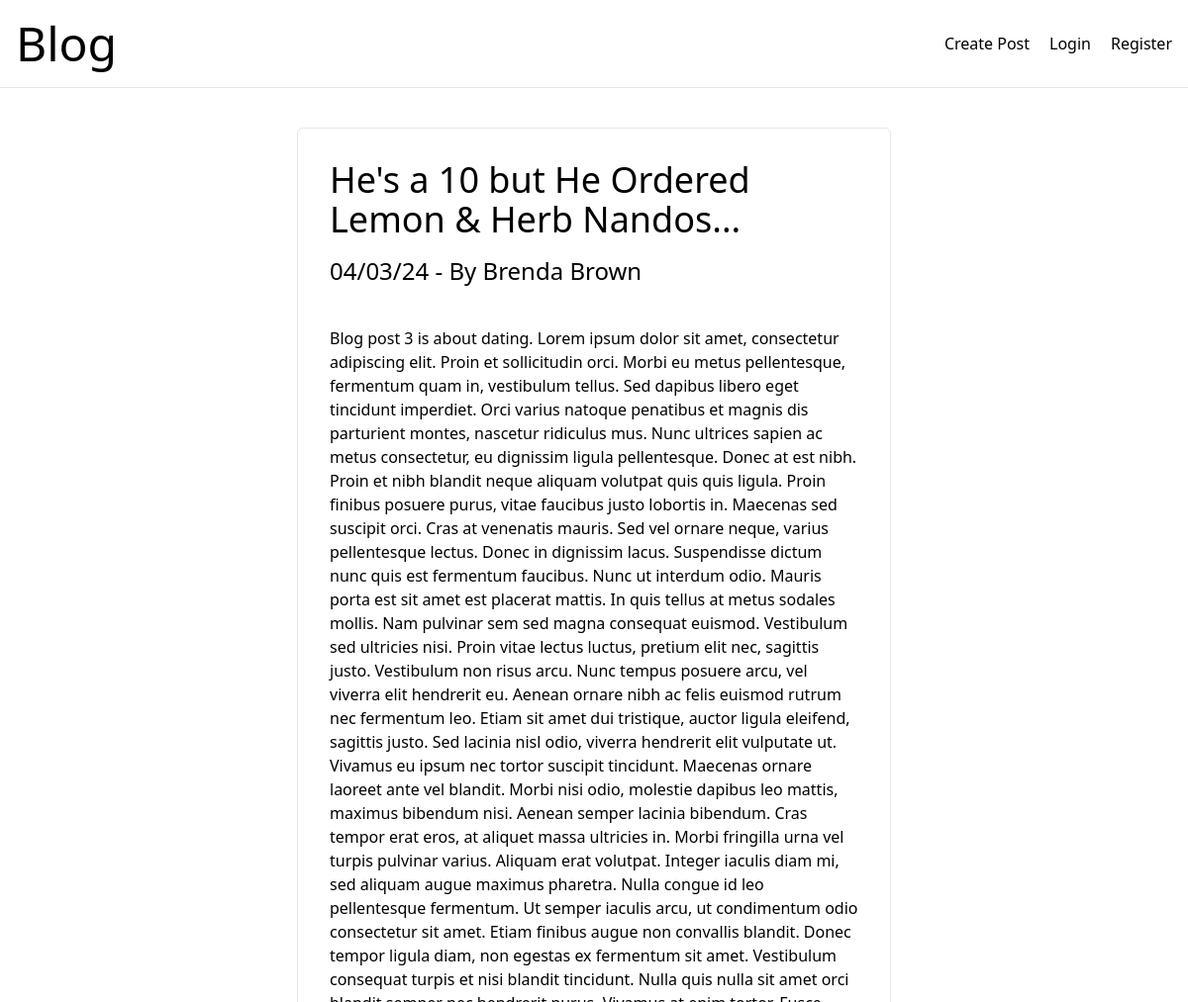
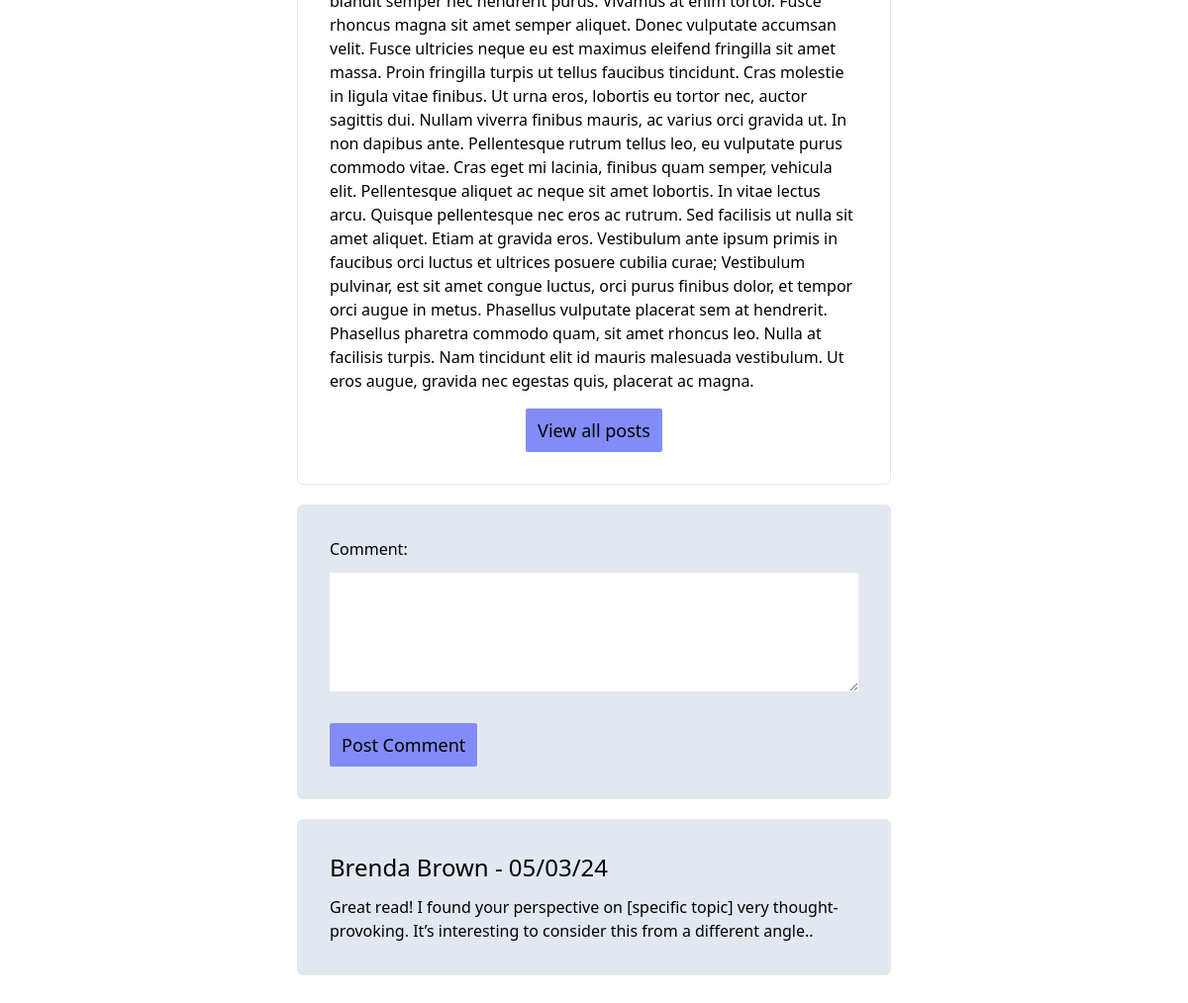
The app's page /singlePost.php?id=3 (signed in) with its own data (2 pictures, top to bottom).
### tables this page shows
CREATE TABLE `blogposts` (
  `id` int(11) unsigned NOT NULL AUTO_INCREMENT,
  `title` varchar(500) NOT NULL,
  `content` longtext NOT NULL,
  `authorid` int(11) NOT NULL,
  `posttime` timestamp NOT NULL,
  PRIMARY KEY (`id`)
);

CREATE TABLE `users` (
  `id` int(11) unsigned NOT NULL AUTO_INCREMENT,
  `username` varchar(250) NOT NULL,
  `email` varchar(500) NOT NULL,
  `password` varchar(1000) NOT NULL,
  PRIMARY KEY (`id`)
);

CREATE TABLE `comments` (
  `id` int(11) unsigned NOT NULL AUTO_INCREMENT,
  `authorid` int(11) NOT NULL,
  `blogid` int(11) NOT NULL,
  `content` longtext NOT NULL,
  `timestamp` timestamp NOT NULL,
  PRIMARY KEY (`id`)
);

### src/Models/BlogModel.php (called while the page is built, shortened)
<?php
require_once 'src/Entities/Blog.php';
class BlogModel
{
    private PDO $db;
    public function __construct(PDO $db)
    {
        $this->db = $db;
    }
    public function getBlogById(int $id): Blog
    {
        $query = $this->db->prepare('SELECT `blogposts`.`id`,
       `blogposts`.`title`,
       `blogposts`.`content`,
       `blogposts`.`authorid`,
       `blogposts`.`posttime`,
       `users`.`username`
        FROM `blogposts`
        LEFT JOIN `users`
        ON `blogposts`.`authorid` = `users`.`id`
        WHERE `blogposts`.`id` = :id');
        $query->execute([
            ':id' => $id
        ]);
        $data = $query->fetch();
        return $this->hydrateSingleBlog($data);
    }
    public function hydrateSingleBlog(array $data): Blog
    {
        $username = $data['username'] ?: 'Anonymous';
        return new Blog($data['id'], $data['title'], $data['content'], $data['authorid'], $username, $data['posttime']);
    }
}

### src/Entities/Blog.php (called while the page is built, shortened)
<?php
readonly class Blog
{
    public function __construct(int $id, string $title, string $content, ?int $authorId, string $username, string $postTime)
    {
        $this->title = $title;
        $this->content = $content;
        $this->username = $username;
        $this->postTime = gmdate("d/m/y", strtotime($postTime));
    }
}

### src/Models/CommentModel.php (called while the page is built, shortened)
<?php
require_once 'src/Entities/Comment.php';
class CommentModel
{
    private PDO $db;
    public function __construct(PDO $db)
    {
        $this->db = $db;
    }
    public function getAllComments(int $id): array
    {
        $query = $this->db->prepare('SELECT `comments`.`id`, `comments`.`authorid`, `comments`.`blogid`,
       `comments`.`content`, `comments`.`timestamp`, `users` . `username` FROM `comments` LEFT JOIN `users`
        ON `comments` . `authorid` = `users` . `id` WHERE `comments` . `blogid` = :id ORDER BY `timestamp` DESC;');
        $query ->execute([':id'=>$id]);
        $data = $query->fetchAll();
        return $this->hydrateComments($data);
    }
    public function hydrateComments(array $data): array
    {
        $comments = [];
        foreach ($data as $comment)
        {
        $comments[] =  new Comment(
            $comment['id'],
            $comment['authorid'],
            $comment['blogid'],
            $comment['content'],
            $comment['timestamp'],
            $comment['username']);
        }
        return $comments;
    }
}

### src/Entities/Comment.php (called while the page is built, shortened)
<?php
readonly class Comment
{
    public function __construct(int $id, int $authorid, int $blogid, string $content, string $timeStamp, string $username)
    {
        $this->content = $content;
        $this->timeStamp = gmdate("d/m/y", strtotime($timeStamp));
        $this->username = $username;
    }
}

### singlePost.php (the view, shortened to what this page needs)
<?php
require_once 'src/connectToDb.php';
require_once 'src/Models/BlogModel.php';
require_once 'src/Models/CommentModel.php';
$db = connectToDb();
$blogModel = new BlogModel($db);
$commentModel = new CommentModel($db);
$comments = $commentModel->getAllComments($_GET['id']);
$blog = $blogModel->getBlogById($_GET['id']);
?>
<!DOCTYPE html>
<html lang="en">
<head>
    <script src="https://cdn.tailwindcss.com"></script>
</head>
<body class="selection:bg-teal-200">
<nav class="flex justify-between items-center py-5 px-4 mb-10 border-b border-solid">
    <a href="index.php"><h1 class="text-5xl">Blog</h1></a>
    <div class="flex gap-5">
        <a href="addPost.php">Create Post</a>
        <a href="login.php">Login</a>
        <a href="register.php">Register</a>
    </div>
</nav>
<section class="container md:w-1/2 mx-auto">
    <article class="p-8 border border-solid rounded-md">
        <div class="flex justify-between items-center flex-col md:flex-row mb-4">
            <h2 class="text-4xl"><?php echo $blog->title; ?></h2>
        </div>
        <p class="text-2xl mb-10"><?php echo $blog->postTime . ' - By ' . $blog->username; ?></p>
        <p><?php echo $blog->content ?></p>
        <div class="flex justify-center">
            <a class="px-3 py-2 mt-4 text-lg bg-indigo-400 hover:bg-indigo-700 hover:text-white transition inline-block rounded-sm" href="index.php">View all posts</a>
        </div>
    </article>
</section>
<?php
if(isset($_SESSION['userid']))
{
    ?>
    <section class="container md:w-1/2 mx-auto mt-5">
        <form class="p-8 border border-solid rounded-md bg-slate-200" method="post">
            <div class="mb-5">
                <label class="mb-3 block" for="content">Comment:</label>
                <textarea class="w-full" id="content" name="content" rows="5"></textarea>
            </div>
            <input class="px-3 py-2 mt-4 text-lg bg-indigo-400 hover:bg-indigo-700 hover:text-white transition inline-block rounded-sm" type="submit" value="Post Comment" />
        </form>
    </section>
    <?php
}
?>
<section class="container md:w-1/2 mx-auto mt-5 mb-10">
    <?php
    foreach ($comments as $comment) : ?>
    <div class="p-8 border border-solid rounded-md bg-slate-200 mb-2">
        <div class="text-2xl mb-3"><?php echo $comment->username . ' - ' . $comment->timeStamp; ?></div>
        <p> <?php echo $comment->content; ?>.</p>
    </div>
    <?php endforeach;
    ?>
</section>
</body>
</html>

### records on screen
blogposts: title "He's a 10 but He Ordered Lemon & Herb Nandos...", posttime "04/03/24", authorid.username "Brenda Brown", content "Blog post 3 is about dating. Lorem ipsum dolor sit amet, consectetur adipiscing elit. Proin et sollicitudin orci. Morbi eu metus pellentesque, fermentum quam in, vestibulum tellus. Sed dapibus libero eget tincidunt imperdiet. Orci varius natoque penatibus et magnis dis parturient montes, nascetur ridiculus mus. Nunc ultrices sapien ac metus consectetur, eu dignissim ligula pellentesque. Donec at est nibh. Proin et nibh blandit neque aliquam volutpat quis quis ligula. Proin finibus posuere purus, vitae faucibus justo lobortis in. Maecenas sed suscipit orci. Cras at venenatis mauris. Sed vel ornare neque, varius pellentesque lectus. Donec in dignissim lacus. Suspendisse dictum nunc quis est…"
comments: authorid.username "Brenda Brown", timestamp "05/03/24", content "Great read! I found your perspective on [specific topic] very thought-provoking. It’s interesting to consider this from a different angle."
